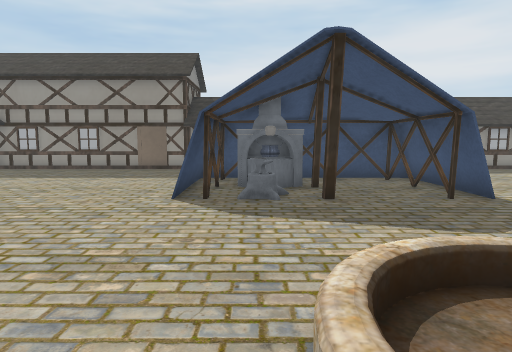
[1] (above)

21 first-person views from a walk through a scene from a Unity 3-D project. The camera is 1.4 m above the floor, tilts 6° down and sees 75° across. The floor is counted in squares, 1 m on a side. Each view is taken from the middle of a square. On the plan, view 1 faces up. The plan holds only what a view shows up to about 15 squares ahead; the rest is blank. The place goes on beyond the plan. The player is left out. Some animated figures are not drawn. Some surface patterns are stand-ins.

[2]
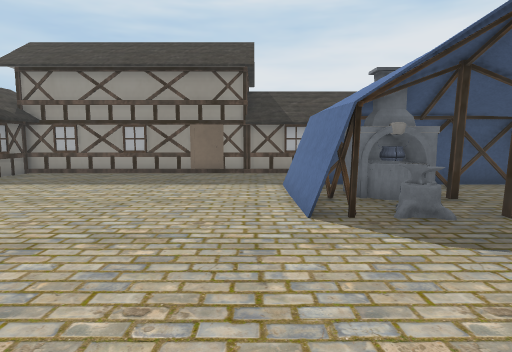

[3]
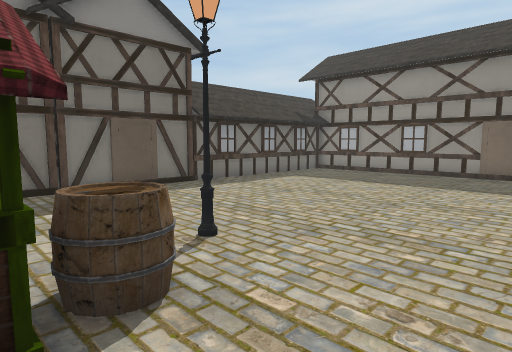

[4]
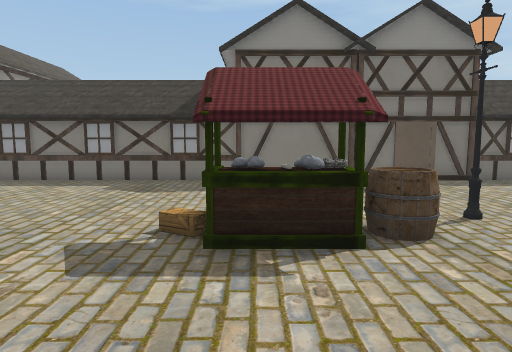

[5]
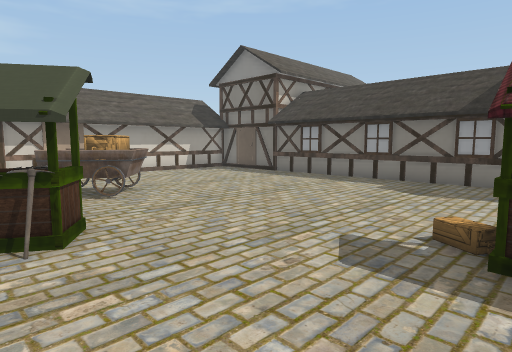

[6]
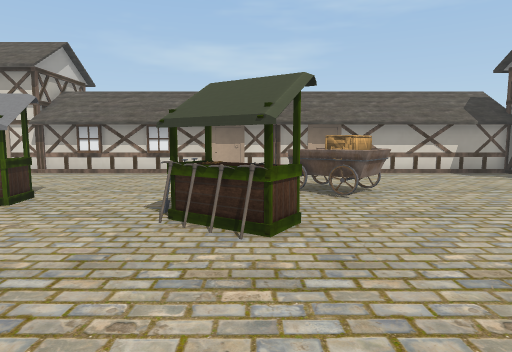

[7]
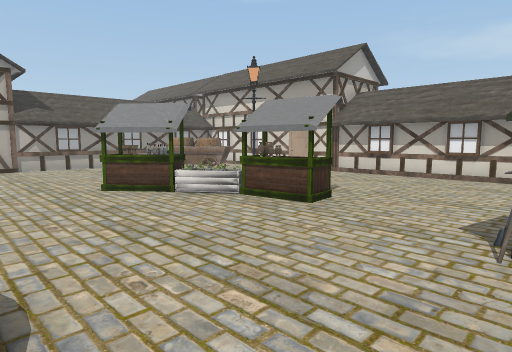

[8]
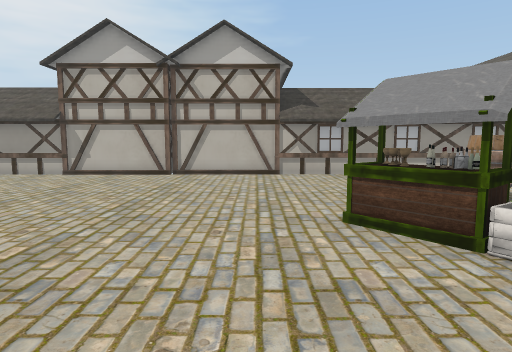

[9]
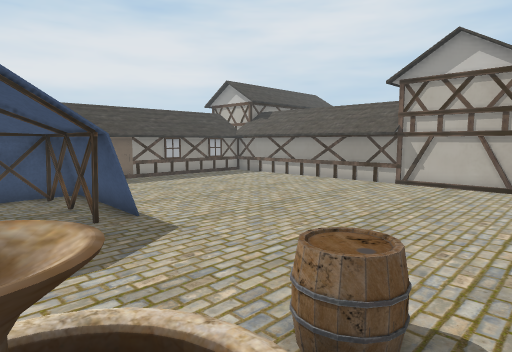

[10]
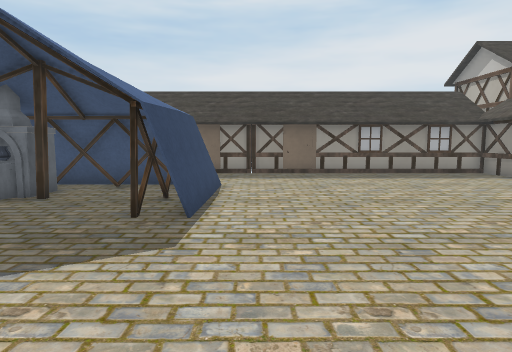

[11]
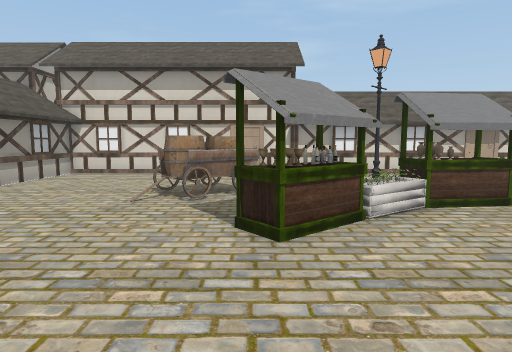

[12]
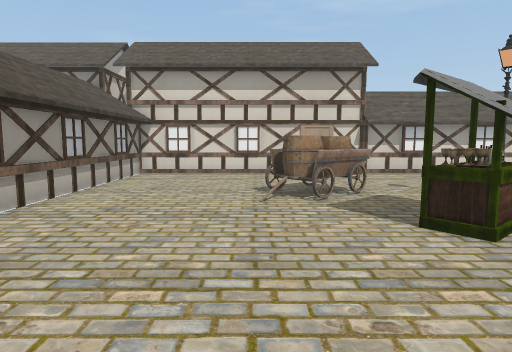

[13]
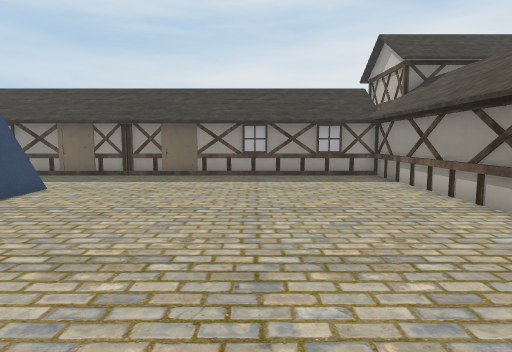

[14]
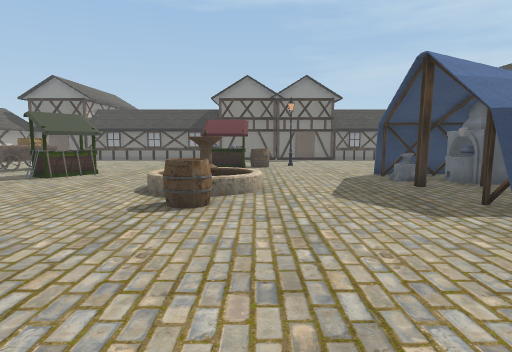

[15]
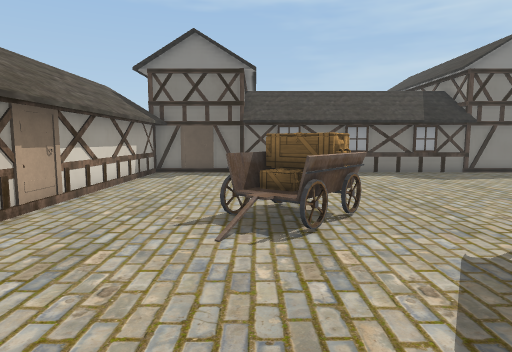

[16]
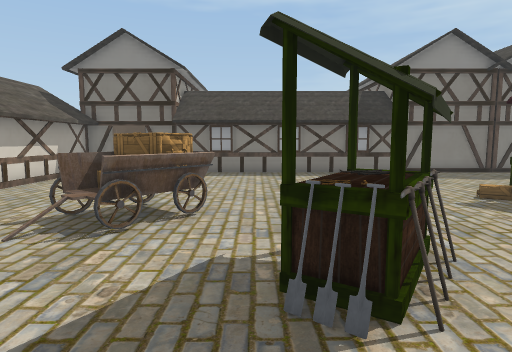

[17]
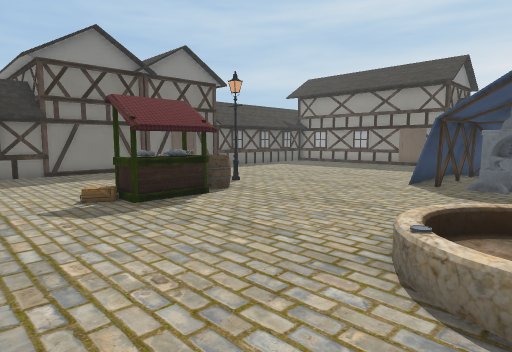

[18]
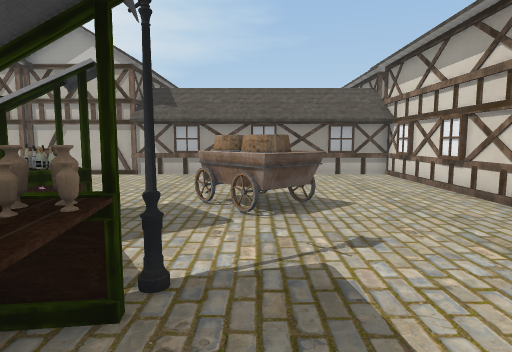

[19]
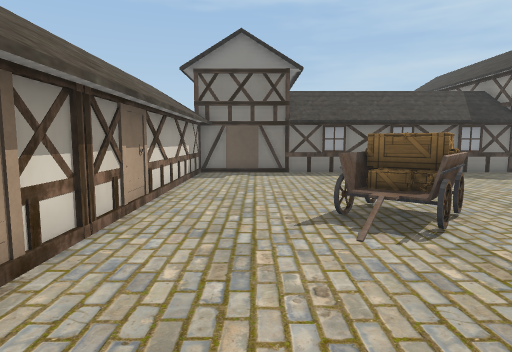

[20]
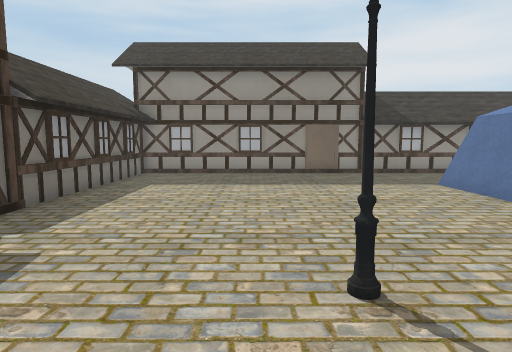

[21]
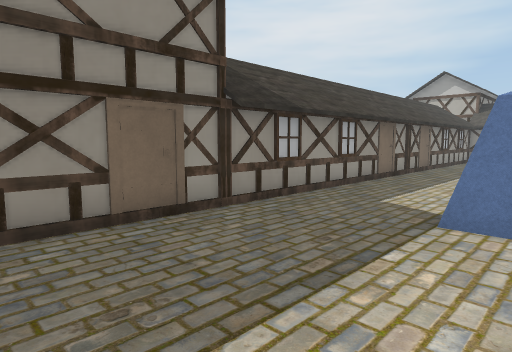

### Floor plan
Points are (right, up) in squares from view 1. A wall is a line through its corners. A room is listed if a view was taken in it or the views show most of it. See-through windows are left out.
Room 1 (views 1, 2, 3, 4, 5, 6, 7, 8, 9, 10, 11, 12, 13, 14, 15, 16, 17, 18, 19, 20, 21)
walls: (16.9, 9.3) (16.9, 16.6) (-12.9, 16.6) (-12.9, -13.5) (16.9, -13.5) (16.9, 8.8)
objects: streetlight (-7, 5); wagon (-6, -9) to (-3, -7); other object (-6, 0) to (-5, 2); other object (-6, 1); other object (-6, 2); barrel (-6, 3) to (-6, 4); other object (-3, -5); other object (-2, -5); pickaxe (-2, -4); tent (-2, 8) to (6, 12); other object (-1, -6) to (0, -5); other object (-1, -5); pickaxe (-1, -4); anvil (0, 8) to (0, 9); other object (0, 10) to (1, 11); other object (1, 1); fountain (2, 1) to (2, 2); other object (3, -7) to (4, -6); barrel (4, 1) to (5, 2); other object (5, -7) to (5, -6); streetlight (6, -7); planter (6, -6) to (7, -5); bottle (8, -5); other object (8, -4); other object (9, -9) to (12, -7); other object (9, -5); other object (9, -4)

Where each view was taken, in squares from view 1:
view 1: 0 up, 0 right, facing up
view 2: 2 up, 3 left, facing up
view 3: 2 up, 3 left, facing up-left
view 4: 1 up, 1 left, facing left
view 5: 1 up, 1 left, facing down-left
view 6: 1 up, 2 left, facing down
view 7: 0 up, 1 left, facing down-right
view 8: 2 down, 3 right, facing right
view 9: 0 up, 2 right, facing up-right
view 10: 2 up, 7 right, facing up
view 11: 1 up, 9 right, facing down
view 12: 1 up, 12 right, facing down
view 13: 3 up, 12 right, facing up
view 14: 3 up, 12 right, facing left
view 15: 9 down, 2 right, facing left
view 16: 6 down, 2 right, facing left
view 17: 3 down, 2 right, facing up-left
view 18: 8 down, 3 right, facing right
view 19: 11 down, 2 right, facing left
view 20: 2 up, 8 left, facing up
view 21: 11 up, 8 left, facing up-right
